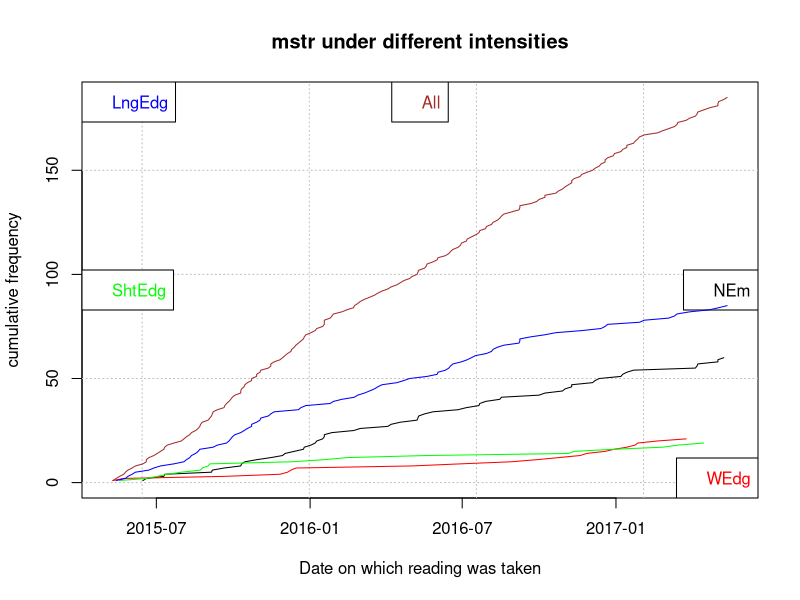

R code for this plot:
# Author: Zaeem Yousaf
# Data taken: By himself
# Date: 21-10-2016
#-----------------------------
# this program generates graph after analysis of data0
# cumulative freq of intensity over period of time
#-----------------------------
# read data  and store into mstrData
mstrData=read.table(file="data0.txt",sep='\t',comment.char='#',
header=TRUE)
#-----------------------------
# format date and store into Dates
Dates=as.Date(mstrData$date,"%d/%m/%Y")	# date header name
#-----------------------------
# make list of dates of different intensity
# store intensity 0 Dates into dates0 and so on
# there are only four intensity levels 0..3
dates0=NULL
dates1=NULL
dates2=NULL
dates3=NULL
#----------
# make list of intensities and store into Ints
Ints=mstrData$intensity		# intensity is header name
#----------
loops=length(Dates)		# loops = number of entries
for(i in 1:loops){
	pIntensity=Ints[i]	# holds intensity on particular date
	pDate=as.character(Dates[i])	# particular corresponding date
	switch(pIntensity==0,(dates0[length(dates0)+1]=pDate))
	switch(pIntensity==1,(dates1[length(dates1)+1]=pDate))
	switch(pIntensity==2,(dates2[length(dates2)+1]=pDate))
	switch(pIntensity==3,(dates3[length(dates3)+1]=pDate))
}
# print(dates0)
# date0..3 are assigned their particular dates
#-----------------------------
# Empty plot with wise ranges
# Dates are on X-axis
# cumulative frequency is on Y-axis
# X-range minOfDates-7Day ... maxOfDates+7Day for good visibility purpose
# y-range 0 .. maxOfCumulative
daysList=c(length(dates0),length(dates1),length(dates2),length(dates3),length(Dates))
highFreq=max(daysList)
#---------
yinc=1
totalTics=highFreq/yinc+1
totalDays=as.integer((as.Date(max(Dates))+7)-(as.Date(min(Dates))-7))
xinc=totalDays/(totalTics-1)
#---------
# plotting
#------------ custom name
pdf(file="mstr.pdf")
plot(seq(as.Date(min(Dates))-7,as.Date(max(Dates))+7,xinc),seq(0,highFreq,yinc),type='n',
xlab="Date on which reading was taken",
ylab="cumulative frequency",main="mstr under different intensities")
#---------
# drawing grid
grid(col='grey')
#---------
lines(as.Date(Dates),1:length(Dates),col="brown")
legend("top","All", text.col='brown');
lines(as.Date(dates0),1:length(dates0),col='black')
legend("right","NEm",text.col='black')	# NEmission
lines(as.Date(dates1),1:length(dates1),col='red')
legend("bottomright","WEdg",text.col='red')	# Without Edging
lines(as.Date(dates2),1:length(dates2),col='green')
legend("left","ShtEdg",text.col='green')	# Short Edging
lines(as.Date(dates3),1:length(dates3),col='blue')
legend("topleft","LngEdg",text.col='blue')	# Long Edging
dev.off()	# closing pdf to save
